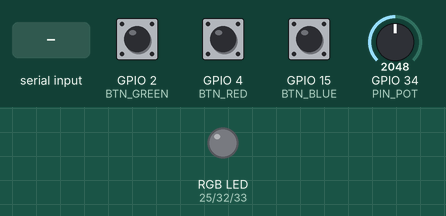
Recording of a sketch running on a simulated ESP32. On the bench: an RGB LED mixed from three pins (HIGH = lit). Inputs (shaded band) come from the test bench; at power-on: GPIO 34 (PIN_POT) = 2048, GPIO 2 (BTN_GREEN) HIGH, GPIO 4 (BTN_RED) HIGH, GPIO 15 (BTN_BLUE) HIGH. Dim RGB values are drawn brighter than linear; nothing arrives over Bluetooth unless stated.

Above: at 1.2 s.
1.3 s: GPIO 34 (PIN_POT) set to 2145
At 1.8 s:
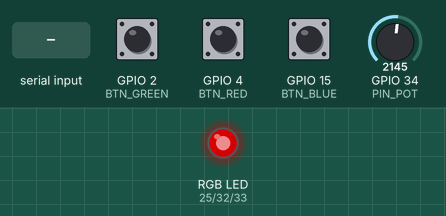
2.8 s: "C255,128,0\n" received over the second serial link
At 3.4 s:
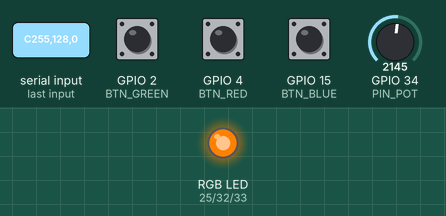
4.3 s: "C90\n" received over the second serial link
At 6.7 s:
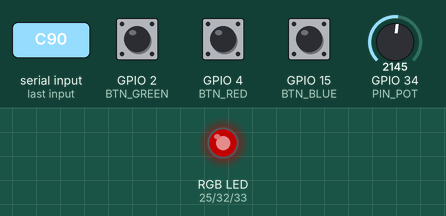
7.3 s: GPIO 34 (PIN_POT) set to 3603
At 8.5 s:
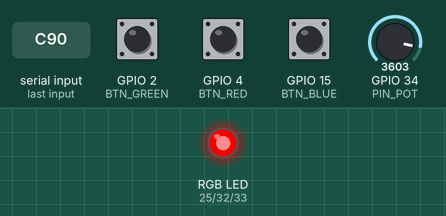
8.8 s: "C,45\n" received over the second serial link
At 12.0 s:
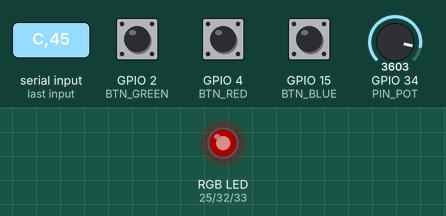
Timing chart, 0 to 12.8 s (numbered marks = the images above; inputs shaded):
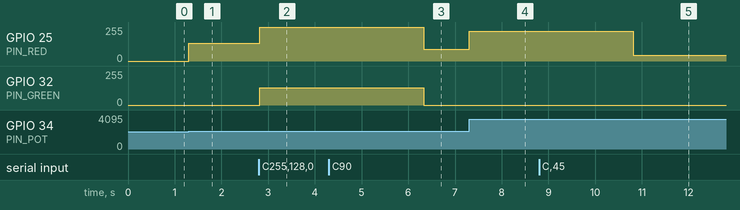

The sketch:

LedRGBBlue.ino
```cpp
/*
  Chapter 4: RGB LED Bidirectional Bluetooth Control
  Description: Selects color channel via buttons, adjusts intensity via potentiometer.
*/

#include "BluetoothSerial.h"

#if !defined(CONFIG_BT_ENABLED) || !defined(CONFIG_BLUEDROID_ENABLED)
#error Bluetooth is not enabled! Please check your IDE board configuration.
#endif

BluetoothSerial SerialBT;

// Pin configuration
const int PIN_RED = 25;    // RGB Red connected to GPIO 25 (G25)
const int PIN_GREEN = 32;  // RGB Green connected to GPIO 32 (G32)
const int PIN_BLUE = 33;   // RGB Blue connected to GPIO 33 (G33)
const int PIN_POT = 34;    // Potentiometer connected to GPIO 34 (G34)

const int BTN_BLUE = 15;   // Blue Button on GPIO 15 (G15)
const int BTN_GREEN = 2;   // Green Button on GPIO 2 (G2)
const int BTN_RED = 4;     // Red Button on GPIO 4 (G4)

// PWM and Color State Variables
int redVal = 0, greenVal = 0, blueVal = 0;
int activeColor = 0; // 0 = Red, 1 = Green, 2 = Blue

// Variable to store the last stable potentiometer value
int lastIntensity = 0;

void setup() {
  Serial.begin(115200);

  // Initialize Bluetooth Classic with the official device name
  SerialBT.begin("ESP32_RGB_Ctrl");

  // Configure physical buttons with internal Pull-Up resistors
  pinMode(BTN_RED, INPUT_PULLUP);
  pinMode(BTN_GREEN, INPUT_PULLUP);
  pinMode(BTN_BLUE, INPUT_PULLUP);

  // analogRead: Configures the pin to read variable analog voltages (ADC 0-4095)
  pinMode(PIN_POT, INPUT);

  // Configure RGB LED pins as outputs
  pinMode(PIN_RED, OUTPUT);
  pinMode(PIN_GREEN, OUTPUT);
  pinMode(PIN_BLUE, OUTPUT);

  // Read initial potentiometer position to baseline the system
  int initialPot = analogRead(PIN_POT);
  lastIntensity = map(initialPot, 0, 4095, 0, 255);
}

void loop() {
  /* digitalRead: Reads the current binary voltage state of a digital pin. */
  if (digitalRead(BTN_RED) == LOW) activeColor = 0;
  if (digitalRead(BTN_GREEN) == LOW) activeColor = 1;
  if (digitalRead(BTN_BLUE) == LOW) activeColor = 2;

  /* analogRead: Translates an incoming analog voltage (0V to 3.3V) into a digital number (0-4095). */
  int potValue = analogRead(PIN_POT);

  /* map: Linearly scales an integer value from a source range to a target range (0-255). */
  int currentIntensity = map(potValue, 0, 4095, 0, 255);

  /* ANTILOOP LOGIC: Check if the potentiometer is actually moving. */
  if (abs(currentIntensity - lastIntensity) > 2) {
    if (activeColor == 0) redVal = currentIntensity;
    if (activeColor == 1) greenVal = currentIntensity;
    if (activeColor == 2) blueVal = currentIntensity;
    lastIntensity = currentIntensity;
  }

  // Check for incoming Bluetooth data stream from the smartphone app
  if (SerialBT.available()) {
    char cmd = SerialBT.read();

    // Pattern: App sends a Color command starting with 'C' (e.g., "C255,128,0")
    if (cmd == 'C') {
      redVal = SerialBT.parseInt();
      greenVal = SerialBT.parseInt();
      blueVal = SerialBT.parseInt();

      // Update lastIntensity to match the new incoming values, preventing
      // the physical potentiometer from overriding the app instantly.
      int forcedPot = analogRead(PIN_POT);
      lastIntensity = map(forcedPot, 0, 4095, 0, 255);
    }
  }

  /* analogWrite: Generates a hardware PWM wave directly on the specified pin. */
  analogWrite(PIN_RED, redVal);
  analogWrite(PIN_GREEN, greenVal);
  analogWrite(PIN_BLUE, blueVal);

  delay(30);
}
```

Measured:
- the behaviour switches between 2087 and 2088 on GPIO 34 (PIN_POT) (found by bisection; images 0 and 1)
- after the input at 1.3 s, GPIO 25 (PIN_RED): 0/255 → 133/255 at once
- after the input at 2.8 s, GPIO 25 (PIN_RED): 133/255 → 255/255 at once; GPIO 32 (PIN_GREEN): 0/255 → 128/255 at once
- after the input at 4.3 s, GPIO 25 (PIN_RED): 255/255 → 90/255 after 2.0 s; GPIO 32 (PIN_GREEN): 128/255 → 0/255 after 2.0 s
- after the input at 7.3 s, GPIO 25 (PIN_RED): 90/255 → 224/255 at once
- after the input at 8.8 s, GPIO 25 (PIN_RED): 224/255 → 45/255 after 2.0 s
